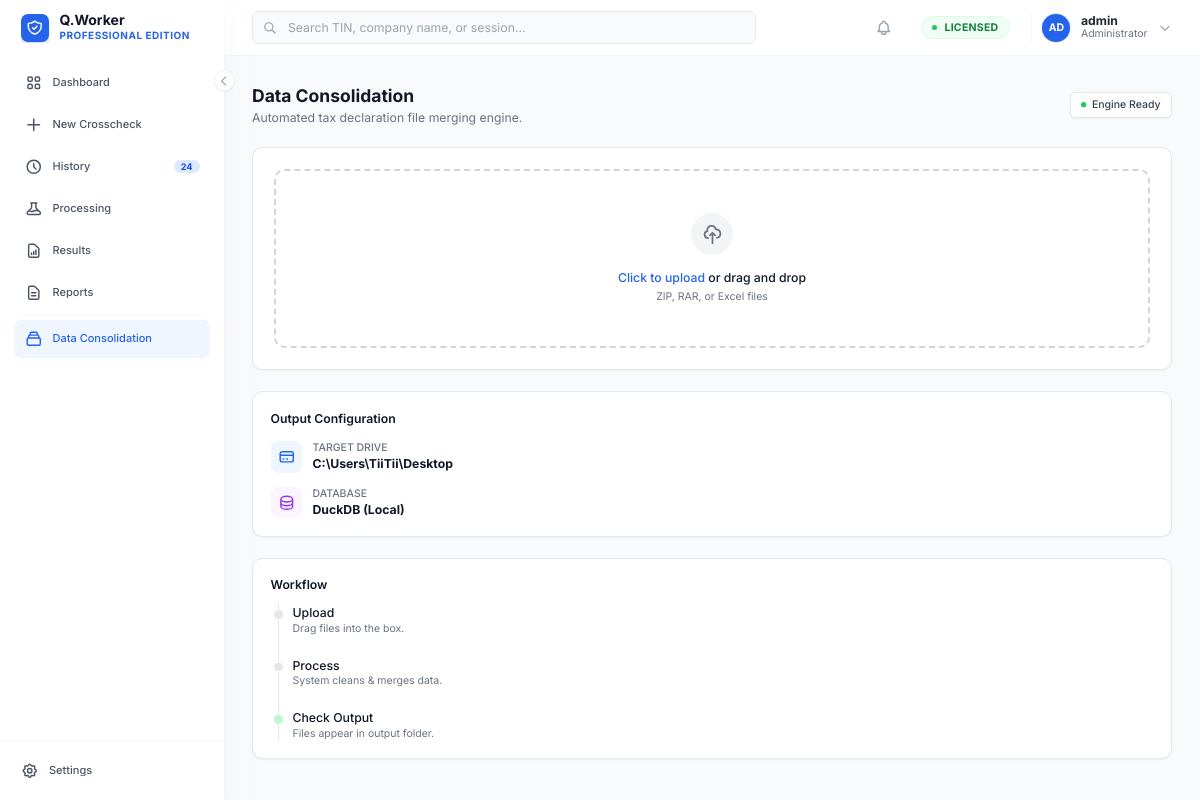
/consolidation/ (signed in), run on an earlier commit of the app's database.
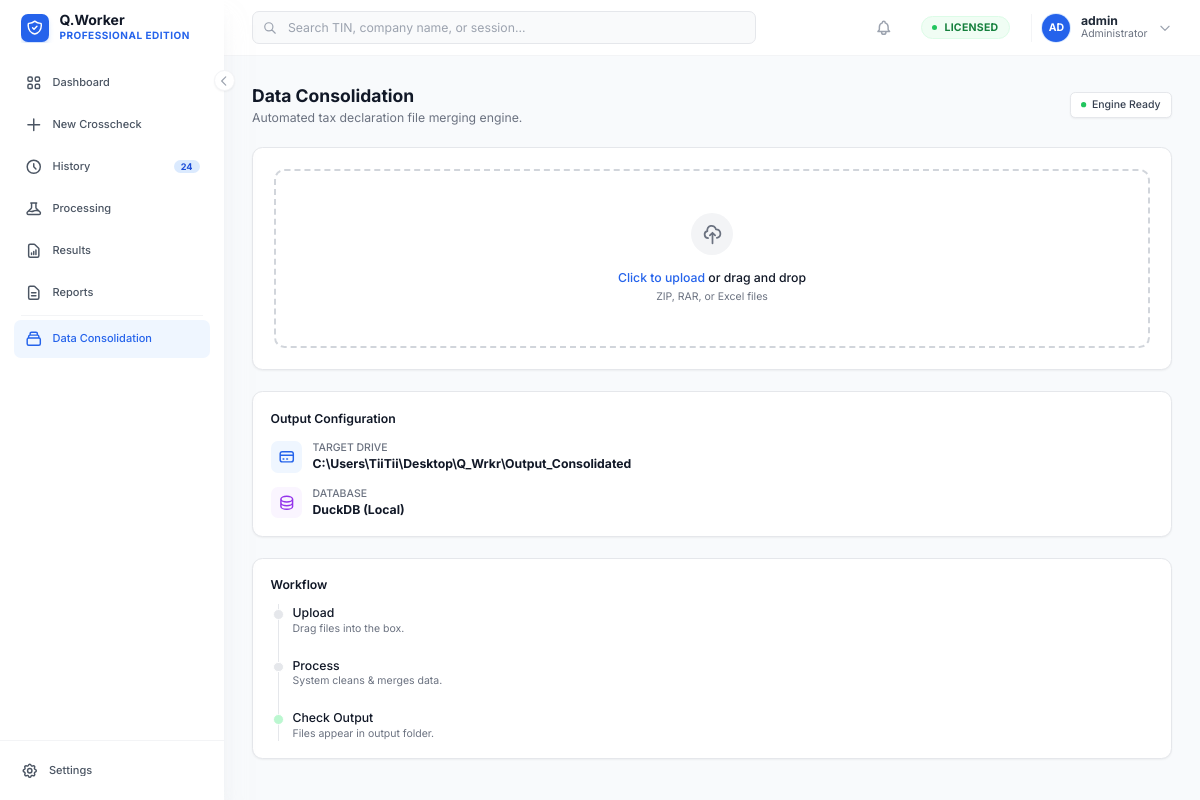
And on a later commit of the database.
### core/models.py (models this page shows, shortened)
class UserSettings(models.Model):
    user = models.OneToOneField(User, on_delete=models.CASCADE, related_name='settings')
    default_output_dir = models.CharField(
        max_length=500,
        default=os.path.join(os.path.expanduser("~"), "QWorker_Output"),
        help_text="Absolute path to the directory where processed files will be saved."
    )

### consolidation/views.py (the view)
# urls.py: path('', lambda request: redirect('dashboard:index')),
@login_required
def index(request):
    user_settings, _ = UserSettings.objects.get_or_create(user=request.user)
    context = {
        'default_output_dir': user_settings.default_output_dir
    }
    return render(request, 'consolidation/index.html', context)

### consolidation/templates/consolidation/index.html (shortened to what the changed rows need)
{% extends 'base.html' %} {% block content %}
<div x-data="consolidationApp()">
    <div class="mb-6 flex flex-col gap-3 sm:flex-row sm:items-center sm:justify-between">
        <div>
            <h2 class="text-xl font-bold text-gray-900 dark:text-white">Data Consolidation</h2>
        </div>
    </div>
    <div class="grid grid-cols-1 xl:grid-cols-3 gap-6">
        <div class="space-y-6">
            <div class="bg-white dark:bg-gray-800 rounded-xl shadow-sm border border-gray-200 dark:border-gray-700 p-5 transition-colors">
                <div class="space-y-4">
                    <div class="flex items-start gap-3">
                        <div class="overflow-hidden">
                            <p class="text-xs text-gray-500 dark:text-gray-400 uppercase font-medium">Target Drive</p>
                            <p class="text-sm font-bold text-gray-900 dark:text-white truncate" title="{{ default_output_dir }}">{{ default_output_dir }}</p>
                        </div>
                    </div>
                </div>
            </div>
        </div>
    </div>
</div>
{% endblock %}

What changed in the data, as far as the page shows it:
changed UserSettings: default_output_dir "C:\\Users\\TiiTii\\Desktop" → "C:\\Users\\TiiTii\\Desktop\\Q_Wrkr\\Output_Consolidated"
